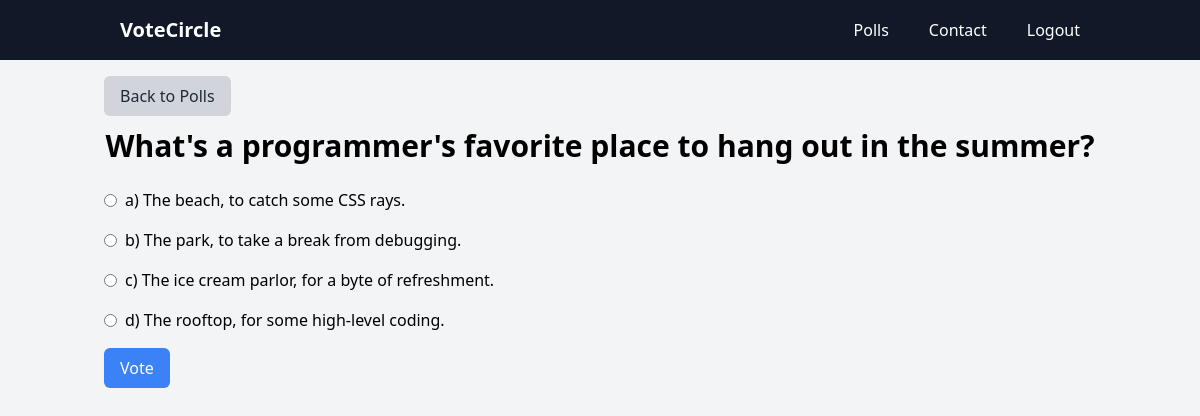
The app's page /Polls3/ with its own data.
### Polls/models.py (models this page shows, shortened)
class Question(models.Model):
	question_text = models.CharField(max_length = 200)
	pub_date = models.DateTimeField('date published')

class Choice(models.Model):
	question = models.ForeignKey(Question, on_delete = models.CASCADE)
	choice_text = models.CharField(max_length = 200)
	votes = models.IntegerField(default = 0)

### Polls/views.py (the view)
# urls.py: path('<int:question_id>/', views.detail, name ='detail'),
def detail(request, question_id):
	try:
		question = Question.objects.get(pk = question_id)
	except Question.DoesNotExist:
		raise Http404("Question does not exist")
	return render(request, 'detail.html', {'question': question})

### templates/detail.html (shortened to what this page needs)
<!DOCTYPE html>
<html lang="en">
<head>
    <link rel="stylesheet" href="https://unpkg.com/tailwindcss@^2/dist/tailwind.min.css">
</head>
<body class="bg-gray-100">
    {%include 'navbar.html'%}
    <div class="container mx-auto p-4">
        <a href="{% url 'polls:index' %}" class="inline-block mb-3 px-4 py-2 bg-gray-300 hover:bg-gray-400 text-gray-800 rounded-md">Back to Polls</a>
        <h1 class="text-center text-3xl font-bold mb-6">{{ question.question_text }}</h1>
        <form action="{% url 'polls:vote' question.id %}" method="post">
            {% for choice in question.choice_set.all %}
            <div class="mb-4 flex items-center">
                <input type="radio" name="choice" id="choice{{ forloop.counter }}" class="mr-2" value="{{ choice.id }}">
                <label for="choice{{ forloop.counter }}">{{ choice.choice_text }}</label>
            </div>
            {% endfor %}
            <button type="submit" class="bg-blue-500 hover:bg-blue-600 text-white px-4 py-2 rounded-md">Vote</button>
        </form>
    </div>
</body>
</html>

### records on screen
Question: question_text "What's a programmer's favorite place to hang out in the summer?"
Choice: choice_text "a) The beach, to catch some CSS rays."
Choice: choice_text "b) The park, to take a break from debugging."
Choice: choice_text "c) The ice cream parlor, for a byte of refreshment."
Choice: choice_text "d) The rooftop, for some high-level coding."
